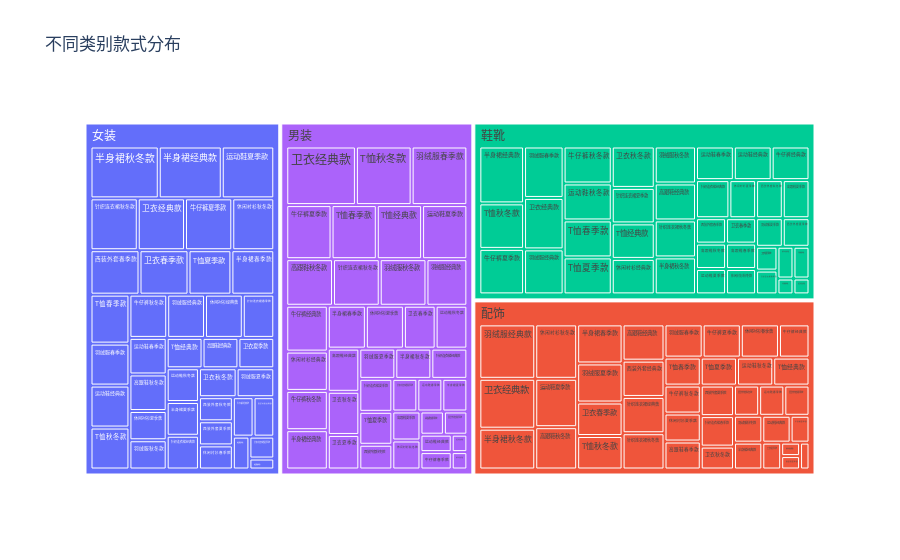

Notebook code for this chart:
### Markdown cell above
这张图说明鞋靴的具体类别款式要多于其他品类 而配饰的具体类别款式最少

### Code cell
import plotly.express as px

fig = px.treemap(
    sku_data_base,
    path=['category','name'],
    values=None,
    color='category',
    title="不同类别款式分布"
)
fig.show()

### Figure 1 — Plotly figure (JSON) as saved in the notebook; plotly's stock layout.template omitted (floating-point values rounded to 4 significant figures; data arrays with more than 128 entries replaced by an {"elided": "..."} marker saying what was removed)
{"data": [{"branchvalues": "total", "customdata": {"elided": "160x1 str values"}, "domain": {"x": [0, 1], "y": [0, 1]}, "hovertemplate": "labels=%{label}<br>count=%{value}<br>parent=%{parent}<br>id=%{id}<br>category=%{customdata[0]}<extra></extra>", "ids": {"elided": "160 str values"}, "labels": {"elided": "160 str values"}, "marker": {"colors": {"elided": "160 str values"}}, "name": "", "parents": {"elided": "160 str values"}, "type": "treemap", "values": {"elided": "160 int values"}}], "layout": {"legend": {"tracegroupgap": 0}, "title": {"text": "不同类别款式分布"}}}
